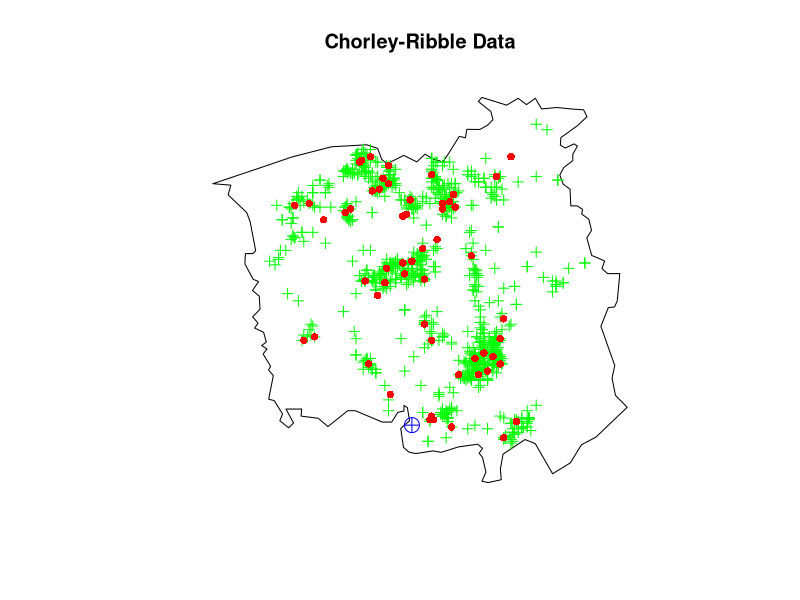
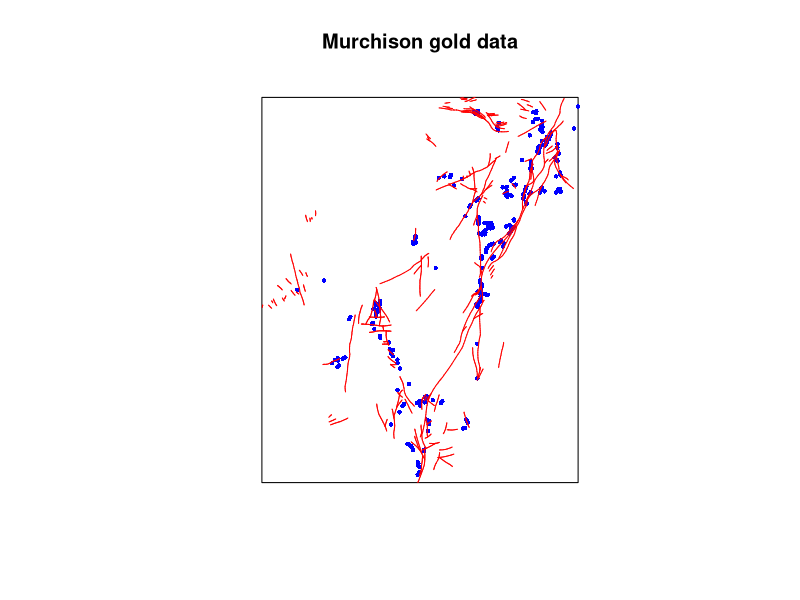
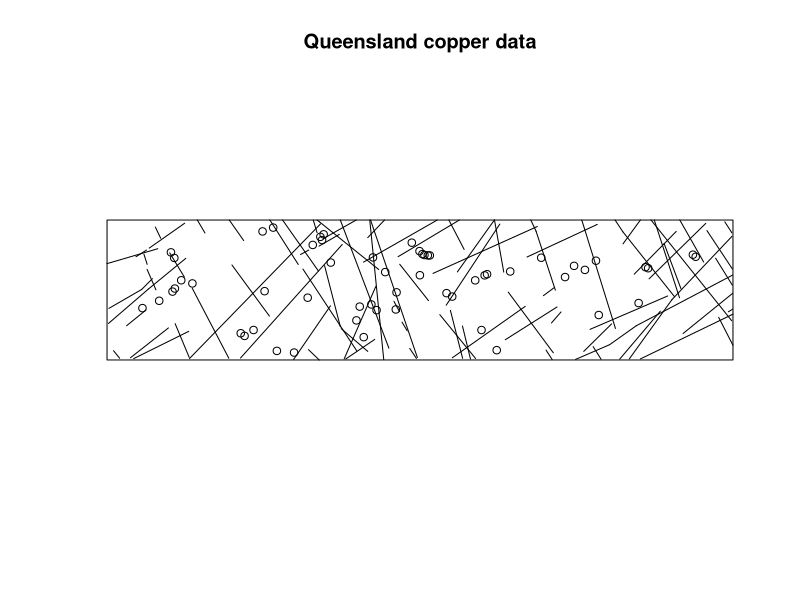
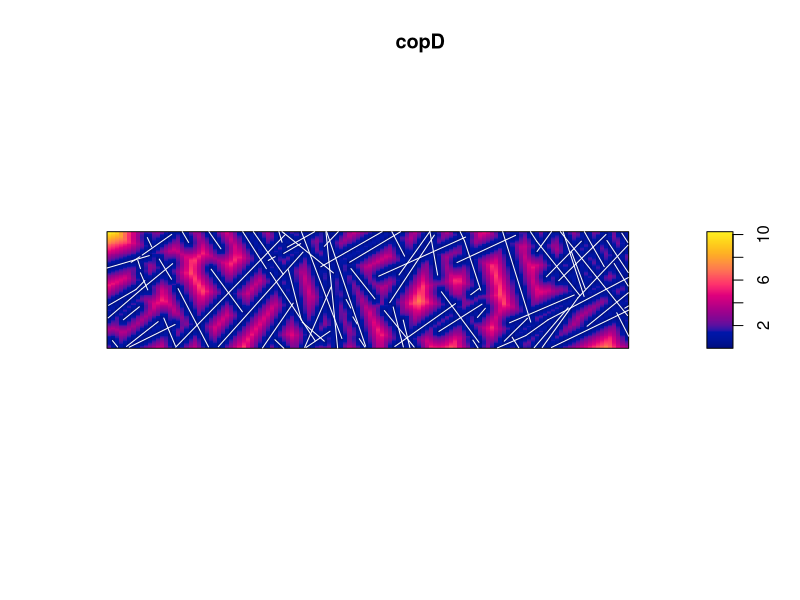
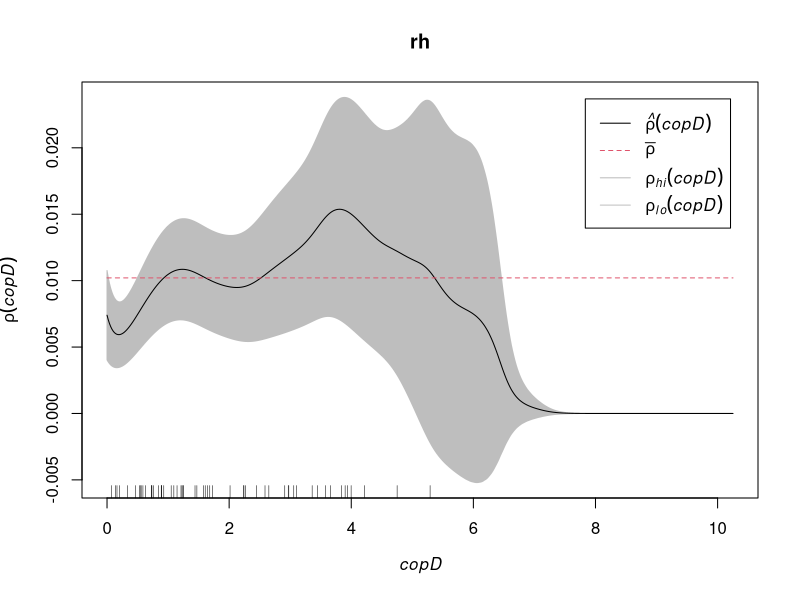
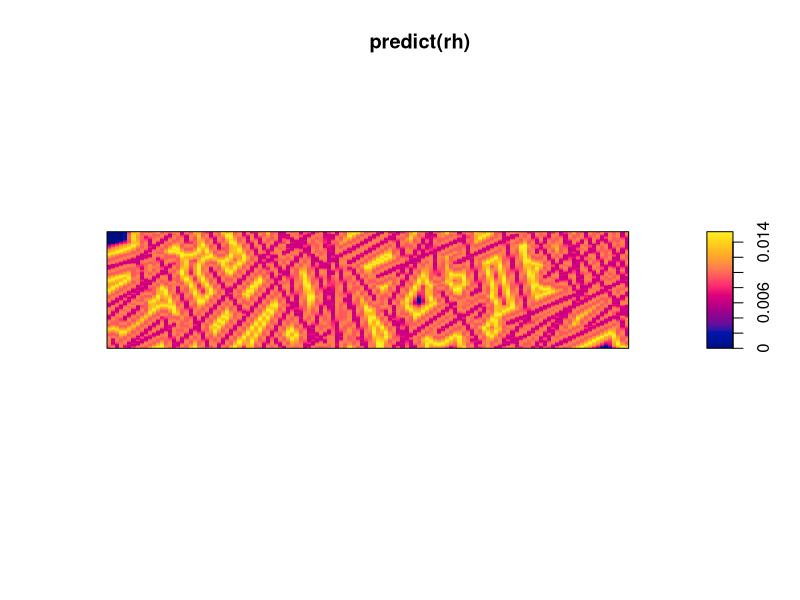
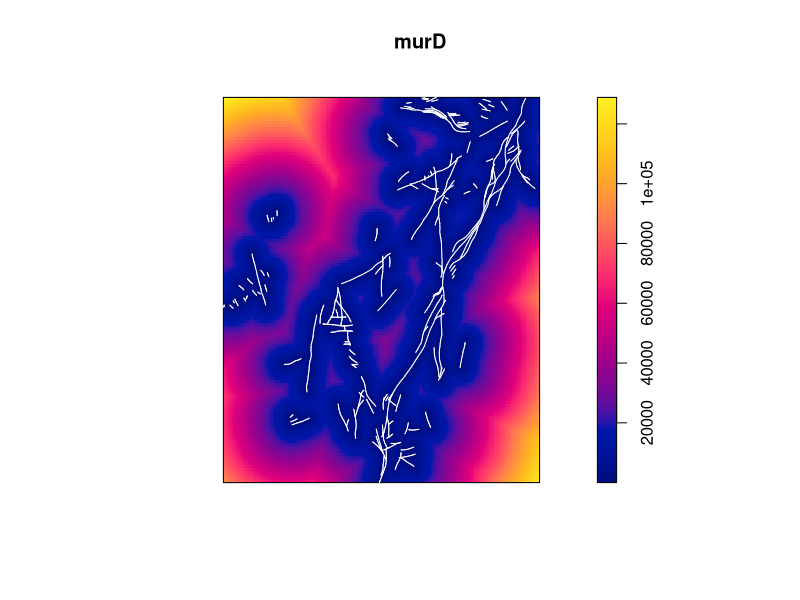
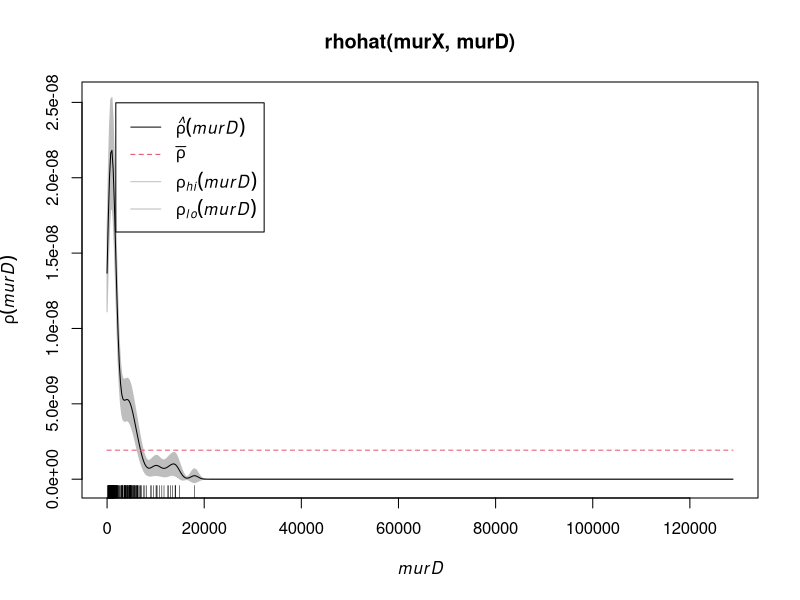

Source code (R) for these figures, in order: (Note: this script raises an error after producing the figures.)
#'      SSAI course on spatial point patterns with spatstat
#'                     Perth, May 2017
#' 
#'                   Lecturer's R script 
#'                  Session 3: Intensity dependent on a covariate
#' 
#'         Copyright (c) Adrian Baddeley and Ege Rubak 2017
#'
library(spatstat)

chorley.extra$plotit()
#' [Discuss problem]

murX <- murchison$gold
murL <- murchison$faults
plot(murX, main="Murchison gold data", chars=16, cex=0.6, cols="blue")
plot(murL, add=TRUE, col="red")
#' [Discuss problem]

copP <- rotate(copper$SouthPoints, pi/2)
copL <- rotate(copper$SouthLines, pi/2)
plot(copP, main="Queensland copper data")
plot(copL, add=TRUE)

copD <- distmap(copL)
plot(copD)
plot(copL, add=TRUE, col="white")
#' distance to nearest fault

#' [divide range of covariate into bands]
facD <- cut(copD, breaks=5)
tesD <- tess(image=facD)
copQ <- quadratcount(copP, tess=tesD)
copQ
intensity(copQ)

#' 
rh <- rhohat(copP, copD)
plot(rh)
#' [Explain theory]
rh
plot(predict(rh))

#' gold data
murD <- distmap(murL)
plot(murD)
plot(murL, add=TRUE, col="white")

plot(rhohat(murX, murD))

berman.test(copP, copD)
bt <- .Last.value
plot(bt)
#' [Explain theory]

bt2 <- berman.test(copP, copD, which="Z2")
plot(bt2)
#' [Explain theory]

plot(roc(copP, copD))
plot(roc(murX, murD, high=FALSE))
